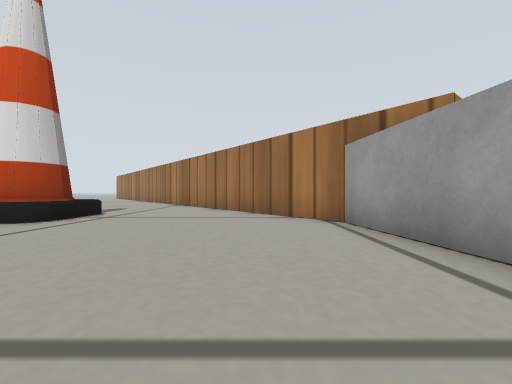
view 1 (above)

22 first-person views from a walk through a Gazebo world. The camera is 0.12 m above the floor, looks level and sees 90° across. The floor is counted in squares, 0.2 m on a side. Each view is taken from the middle of a square. On the plan, view 1 faces up. The plan holds only what a view shows up to about 9 squares ahead; the rest is blank. Simple patterns stand in for the simulator's built-in surfaces.

view 2
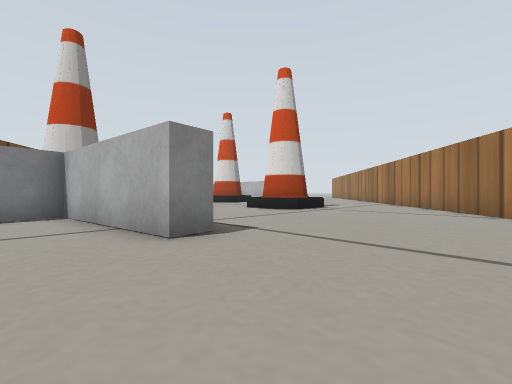

view 3
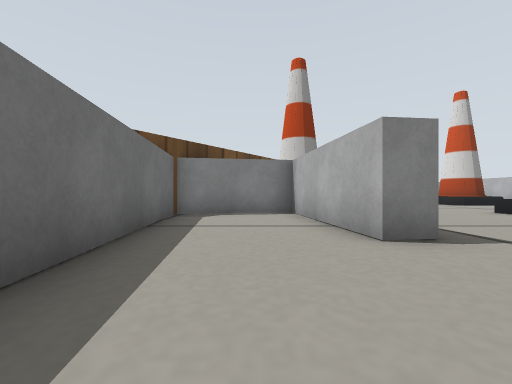

view 4
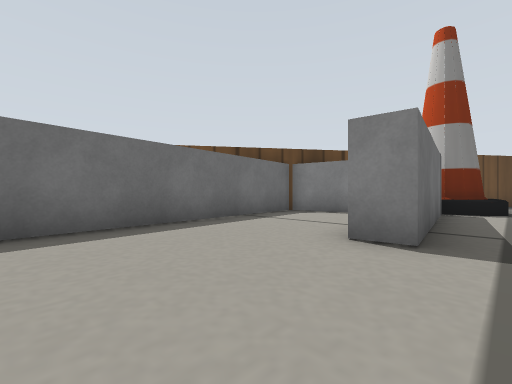

view 5
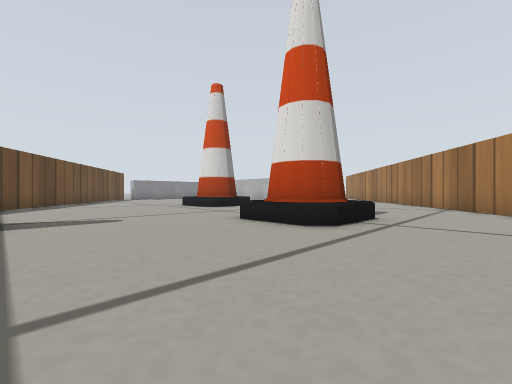

view 6
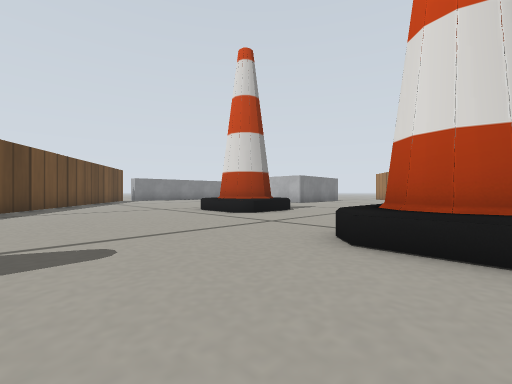

view 7
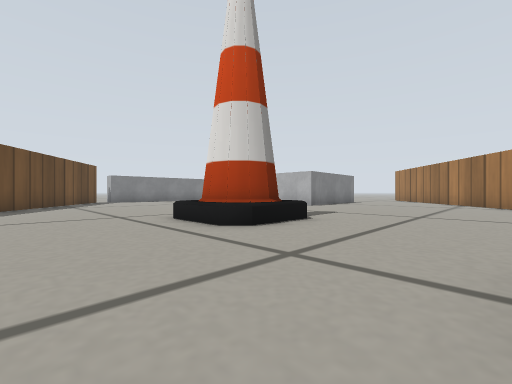

view 8
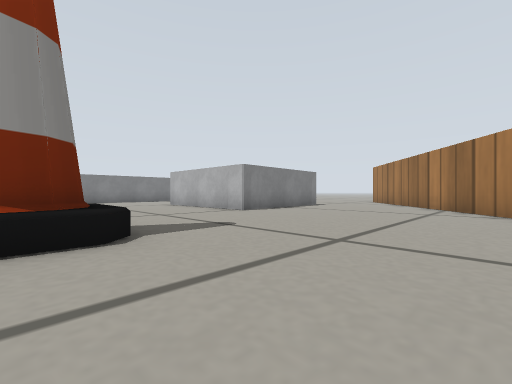

view 9
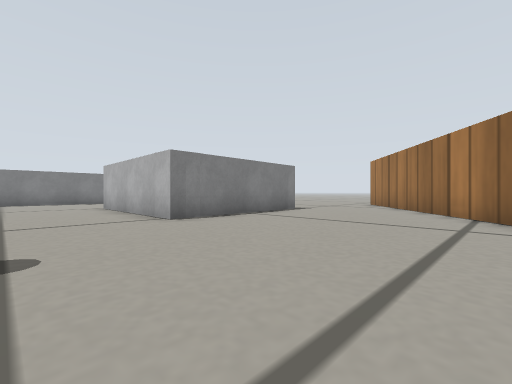

view 10
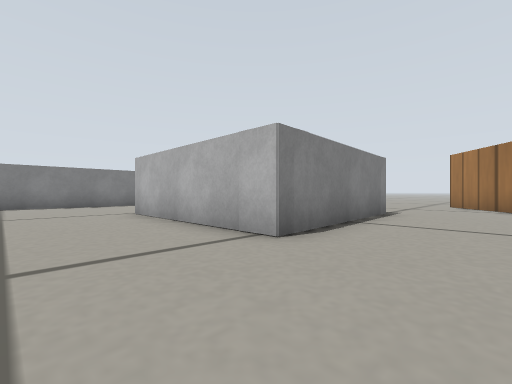

view 11
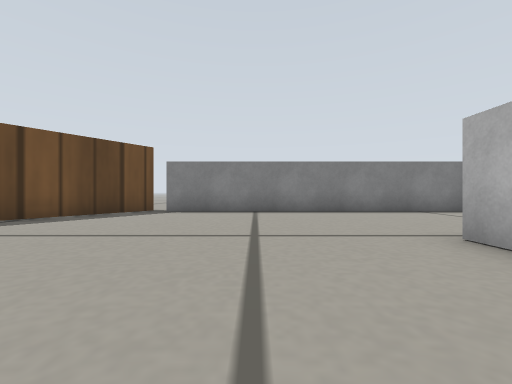

view 12
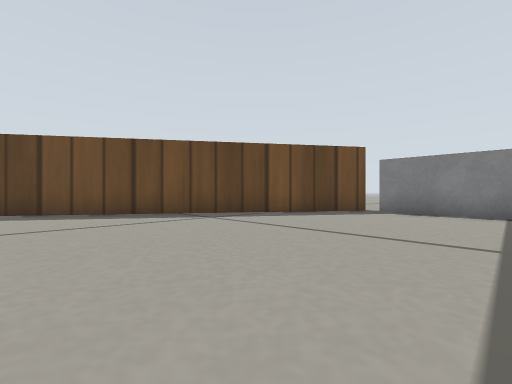

view 13
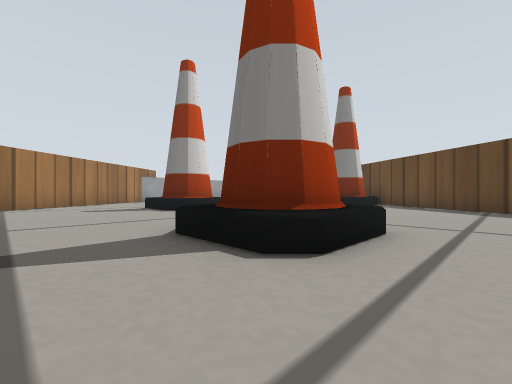

view 14
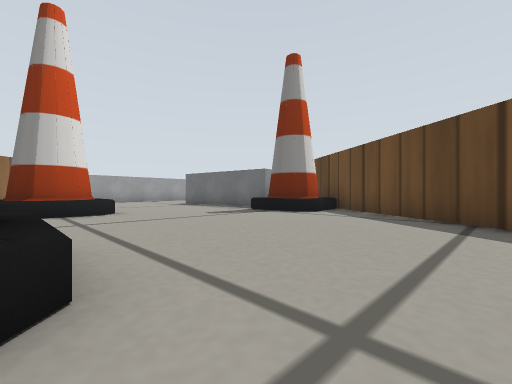

view 15
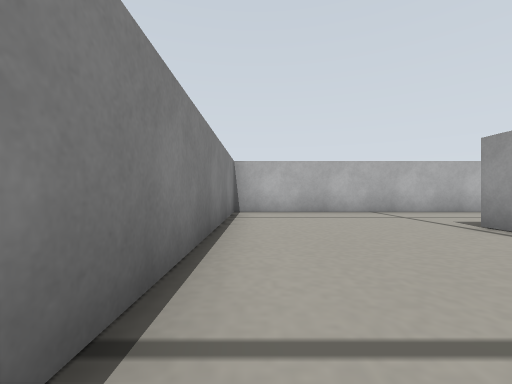

view 16
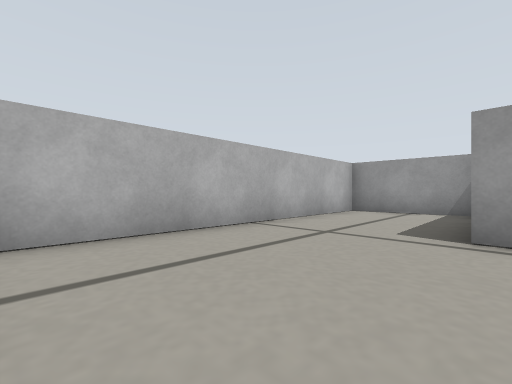

view 17
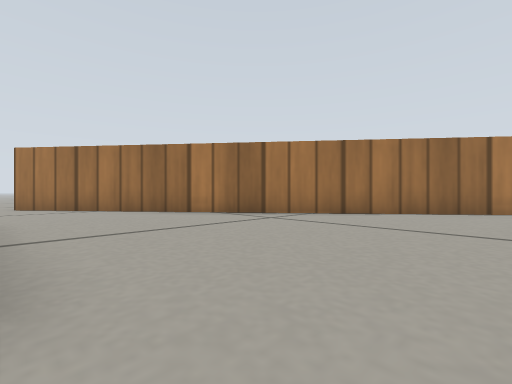

view 18
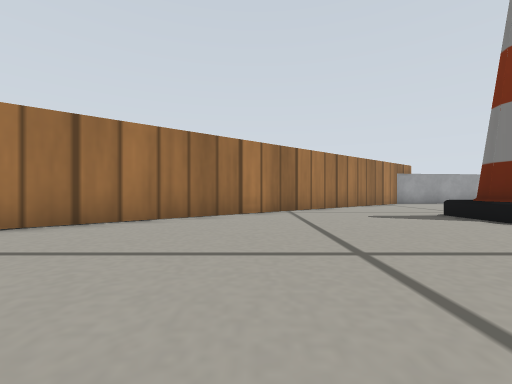

view 19
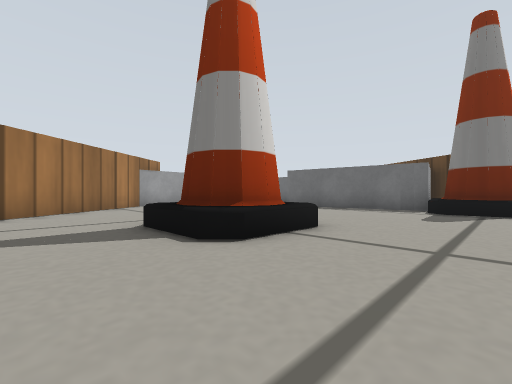

view 20
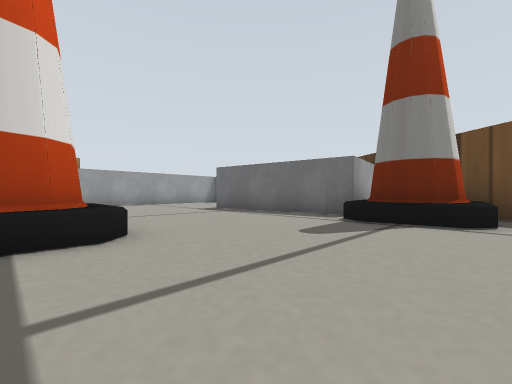

view 21
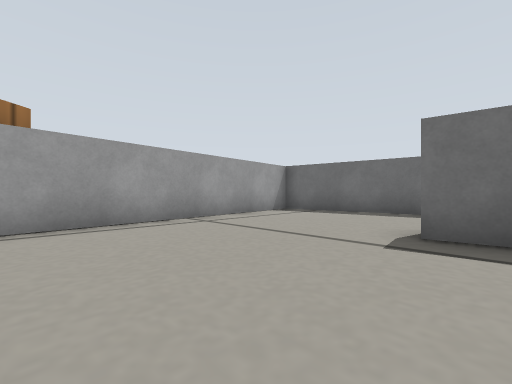

view 22
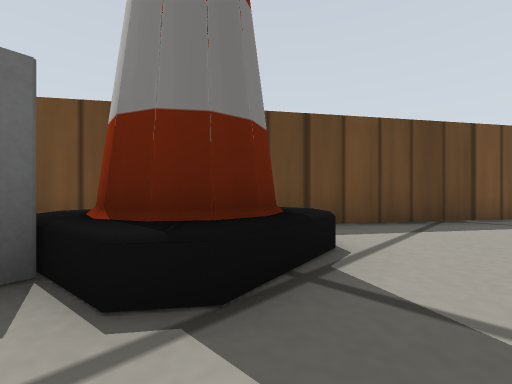

### Floor plan
Points are (right, up) in squares from view 1. A wall is a line through its corners. A room is listed if a view was taken in it or the views show most of it. See-through windows are left out.
Room 1 (views 1, 2, 3)
walls: (-2.2, 0.3) (-2.1, -0.5) (-6.3, -1) (-5.8, -4.2) (2.7, -3.2) (2.2, 0.7)
ways out: opening at (-0.5, 0) to room 2
Room 2 (views 4, 5, 6, 7, 8, 9, 10, 11, 12, 13, 14, 15, 16, 17, 18, 19, 20, 21, 22)
walls: (-6.6, -0.2) (-2.2, 0.3); (-13.4, 18.3) (-13.2, 13.6) (-18.2, 13.6) (-18.2, 14.4); (-6.8, -2.5) (-7.2, -0.3); (-23.2, 7.8) (-7.3, -3); (-22.6, 14.4) (-22.6, 8.2); (2.2, 0.7) (1.7, 5) (-11.8, 22)
ways out: opening at (-0.5, 0) to room 1; opening at (-20.5, 14) to room 3; opening at (-12.7, 20); gap at (-23, 8)
objects: cone (-13, 7) to (-10, 9); cone (-10, -2) to (-7, 1); cone (-6, 5) to (-4, 7)
Room 3 (no view inside)
walls: (-14, 14.6) (-14.1, 17.6) (-22.6, 17.6) (-22.6, 14.4)
ways out: opening at (-20.5, 14) to room 2

Positions as (right, up) in squares from view 1, and headings:
1: (0, 0), facing up
2: (1, -2), facing up-left
3: (1, -2), facing left
4: (1, 1), facing down-left
5: (-2, 1), facing up-left
6: (-5, 2), facing up-left
7: (-7, 4), facing up-left
8: (-7, 8), facing up-left
9: (-8, 11), facing up-left
10: (-11, 11), facing up-left
11: (-15, 11), facing left
12: (-15, 11), facing down-left
13: (-14, 11), facing down-right
14: (-14, 7), facing down-right
15: (-22, 10), facing up
16: (-22, 14), facing up-right
17: (-13, 12), facing up-right
18: (-11, 12), facing right
19: (-9, 9), facing down-right
20: (-10, 6), facing down-right
21: (-3, 4), facing down-right
22: (-7, 2), facing down-left
